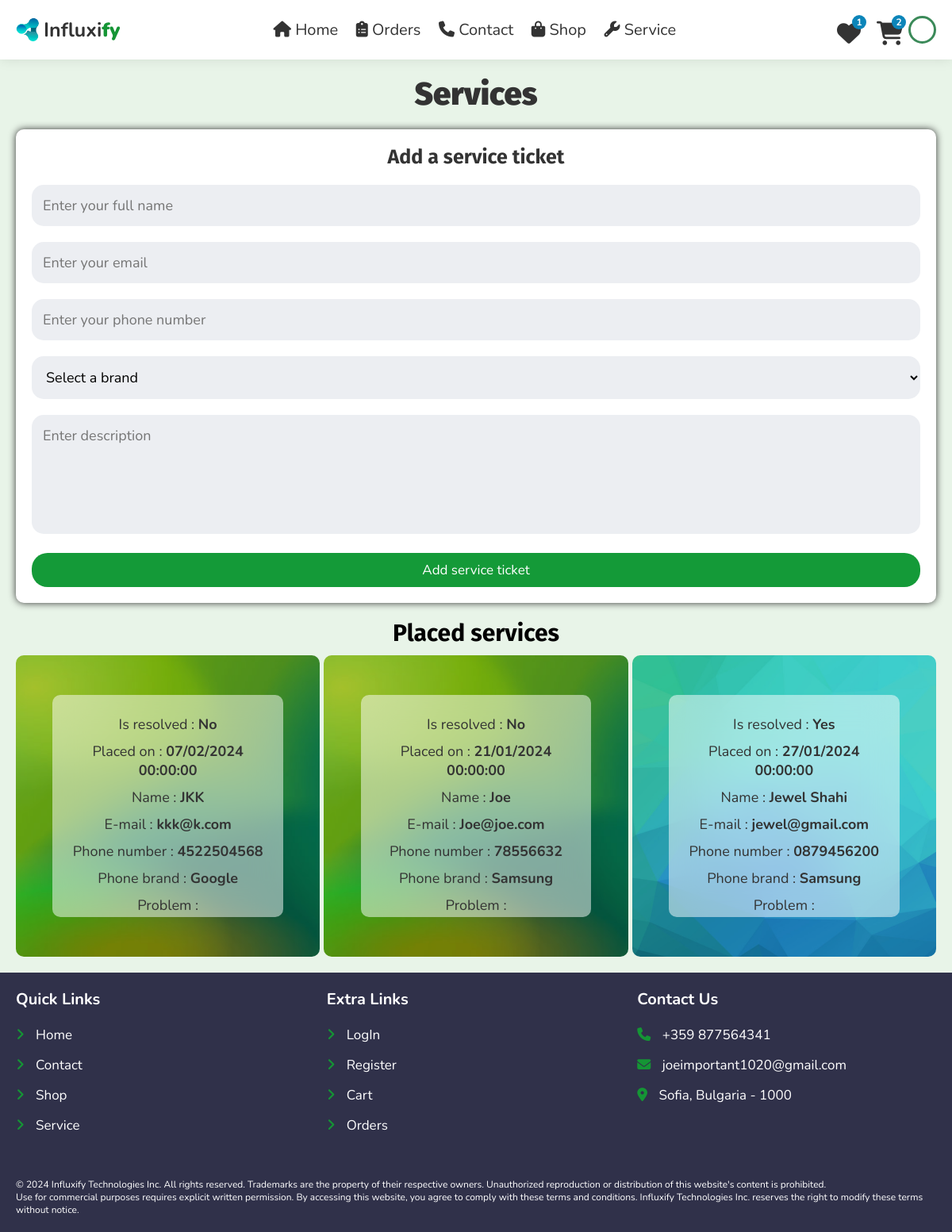
Before: /user/service.php (signed in) with the older database file.
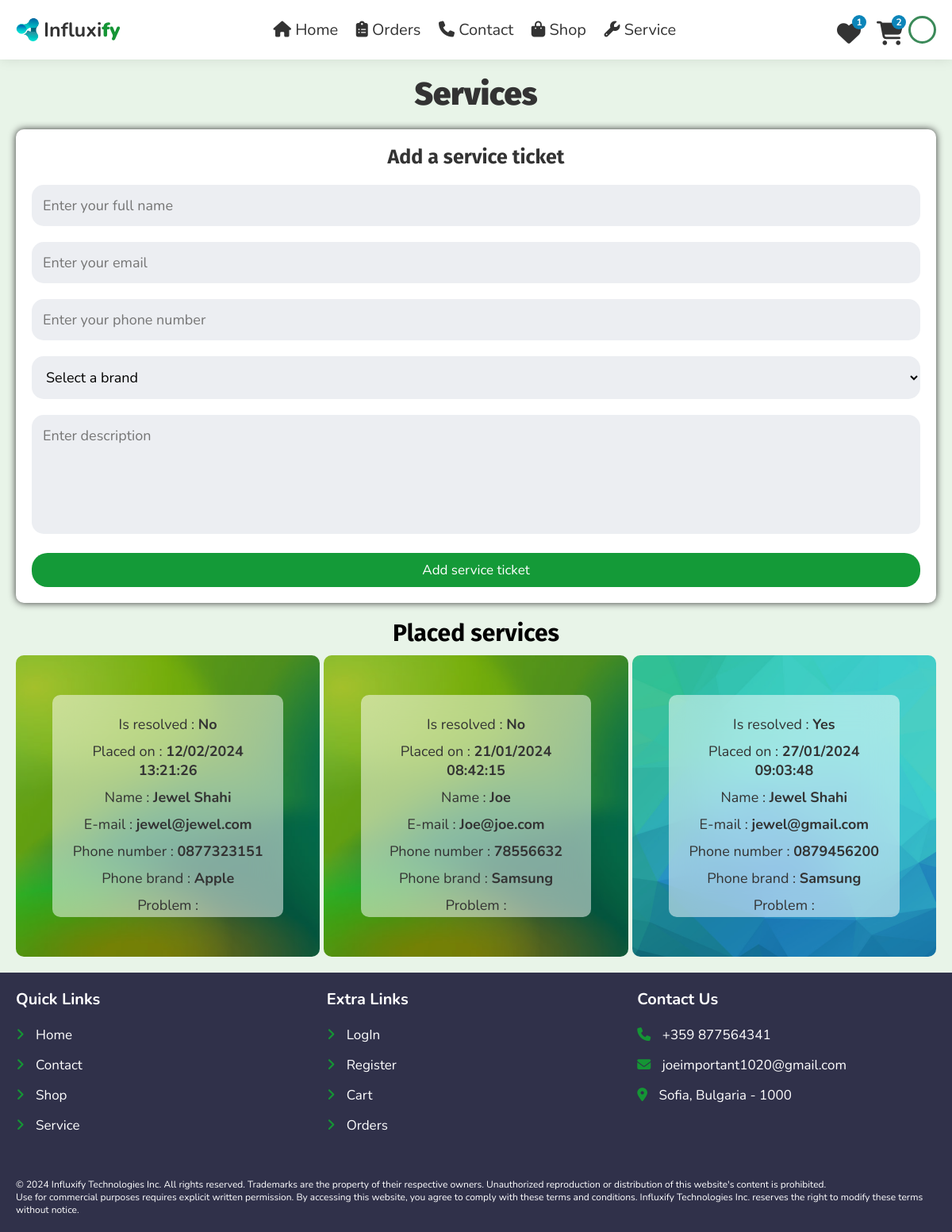
After: the same page with the newer database file.
### tables this page shows
CREATE TABLE `users` (
  `id` int(100) NOT NULL,
  `name` varchar(100) NOT NULL,
  `email` varchar(100) NOT NULL,
  `password` varchar(50) NOT NULL,
  `isAdmin` tinyint(1) NOT NULL DEFAULT 0,
  `avatar` text NOT NULL DEFAULT 'default.png',
  `reg_date` date DEFAULT current_timestamp()
);

CREATE TABLE `services` (
  `id` int(11) NOT NULL,
  `user_id` int(11) NOT NULL,
  `placed_on` datetime NOT NULL DEFAULT current_timestamp(),
  `name` varchar(100) NOT NULL,
  `email` varchar(100) NOT NULL,
  `number` varchar(15) NOT NULL,
  `brand` varchar(50) NOT NULL DEFAULT 'N/A',
  `description` text NOT NULL,
  `is_resolved` int(1) NOT NULL DEFAULT 0,
  `payment_method` varchar(20) DEFAULT NULL,
  `payment_status` varchar(15) NOT NULL DEFAULT 'pending',
  `delivery` varchar(5) DEFAULT NULL,
  `price` decimal(8,2) NOT NULL DEFAULT 0.00,
  `address` text NOT NULL DEFAULT '-'
);

### user/service.php (the view, shortened to what this page needs)
<?php
include '../components/connect.php';
if (isset($_SESSION['user_id'])) {
  $user_id = $_SESSION['user_id'];
} else {
  $user_id = '';
  header("Location: user_login.php");
}
?>
<!DOCTYPE html>
<html lang="en">
<head>
  <link rel="stylesheet" href="https://cdnjs.cloudflare.com/ajax/libs/font-awesome/6.1.1/css/all.min.css">
  <link rel="stylesheet" href="../css/global.css">
  <link rel="stylesheet" href="../css/user_style.css">
</head>
<body style="height: auto;">
  <?php include '../components/user_header.php'; ?>
  <?php
  $select_user_exists = $conn->prepare("SELECT id FROM `users` WHERE id = ?");
  $select_user_exists->execute([$user_id]);
  if ($select_user_exists->rowCount() == 0) {
    header("Location: user_login.php");
  } else {
  ?>
    <section class="service" style="min-height: 100%;">
      <h1 class="heading">Services</h1>
      <?php
      if ($user_id == '') {
        echo '<p class="empty">Please Log In add or see service(s).</p>';
      } else {
      ?>
        <div class="add-ticket">
          <form action="" method="post">
            <h3>Add a service ticket</h3>
            <input type="text" name="name" placeholder="Enter your full name" maxlength="100" class="box" required>
            <input type="email" name="email" placeholder="Enter your email" maxlength="50" class="box" required>
            <input type="number" name="number" min="0" max="999999999999999" placeholder="Enter your phone number" onkeypress="if(this.value.length > 15) return false;" class="box" required>
            <select name="brand" class="box" aria-labelledby="brandLabel" required>
              <option selected default disabled>Select a brand</option>
            </select>
            <textarea name="description" class="box" placeholder="Enter description" cols="30" rows="10" required></textarea>
            <button type="submit" name="send" class="btn">Add service ticket</button>
          </form>
        </div>
        <?php
        $select_services = $conn->prepare("SELECT * FROM `services` WHERE user_id = ? ORDER BY is_resolved ASC, placed_on DESC");
        $select_services->execute([$user_id]);
        if ($select_services->rowCount() > 0) {
        ?>
          <h3 class="heading-2">Placed services</h3>
          <div class="service-box-container">
            <?php
            while ($fetch_services = $select_services->fetch(PDO::FETCH_ASSOC)) {
            ?>
              <form action="service_checkout.php" method="POST" id="serviceForm<?= $fetch_services['id']; ?>" class="service-box" style="<?= $fetch_services['is_resolved'] > 0 ? 'background-image: url(../images/resolved-service-bg.png);' : ''; ?>">
                <div>
                  <p>Is resolved : <span><?= $fetch_services['is_resolved'] ? 'Yes' : 'No'; ?></span></p>
                  <p>Placed on : <span><?= date('d/m/Y H:i:s', strtotime($fetch_services['placed_on'])); ?></span></p>
                  <p>Name : <span><?= $fetch_services['name']; ?></span></p>
                  <p>E-mail : <span><?= $fetch_services['email']; ?></span></p>
                  <p>Phone number : <span><?= $fetch_services['number']; ?></span></p>
                  <p>Phone brand : <span><?= $fetch_services['brand']; ?></span></p>
                  <p>Problem : <br><span class="description-text"><?= $fetch_services['description']; ?></span></p>
                </div>
              </form>
          <?php
            }
          } else {
            echo '<p class="empty">No placed service(s) yet.</p>';
          }
          ?>
          </div>
        <?php
      }
        ?>
    </section>
  <?php
  }
  ?>
  <?php include '../components/footer.php'; ?>
</body>
</html>

### components/user_header.php (shortened to what this page needs)
<header class="header">
  <section class="flex">
    <div class="logo">
      <img src="../images/influxify-logo.ico" alt="logo" style="width: 30px;">
      <a href="../user/home.php">Influxi<span>fy</span></a>
    </div>
    <nav class="navbar">
      <a href="home.php"><i class="fas fa-home"></i> Home</a>
      <a href="orders.php"><i class="fa-solid fa-clipboard-list"></i> Orders</a>
      <a href="contact.php"><i class="fas fa-phone"></i> Contact</a>
      <a href="shop.php"><i class="fas fa-shopping-bag"></i> Shop</a>
      <a href="service.php"><i class="fa-solid fa-wrench"></i> Service</a>
    </nav>
    <div class="icons">
      <?php
      $count_wishlist_items = $conn->prepare("SELECT * FROM `wishlist` WHERE user_id = ?");
      $count_wishlist_items->execute([$user_id]);
      $total_wishlist_counts = $count_wishlist_items->rowCount();
      $count_cart_items = $conn->prepare("SELECT * FROM `cart` WHERE user_id = ?");
      $count_cart_items->execute([$user_id]);
      $total_cart_counts = $count_cart_items->rowCount();
      $user_avatar = $conn->prepare("SELECT `avatar` FROM `users` WHERE id = ?");
      $user_avatar->execute([$user_id]);
      $avatar_result = $user_avatar->fetchColumn();
      if ($user_id && !empty($avatar_result)) {
        $user_image = $avatar_result;
      } else {
        $user_image = "default.png";
      }
      ?>
      <a href="wishlist.php" class="icon-link">
        <i class="fas fa-heart"></i>
        <sup class="sup"><?= $total_wishlist_counts; ?></sup>
      </a>
      <a href="cart.php" class="icon-link">
        <i class="fas fa-shopping-cart"></i>
        <sup class="sup"><?= $total_cart_counts; ?></sup>
      </a>
      <div id="user-btn" style="border: 3px solid #3b8a59; margin: 0; display: inline-block; width: 35px; height: 35px; border-radius: 50%; background-image: url('../uploaded_img/user_avatar/<?= $user_image ?>'); background-size: cover; "></div>
    </div>
  </section>
</header>

### components/footer.php
<footer class="footer">
  <section class="grid">
    <div class="box">
      <h3>Quick links</h3>
      <a href="home.php"><i class="fas fa-angle-right"></i> Home</a>
      <a href="contact.php"><i class="fas fa-angle-right"></i> Contact</a>
      <a href="shop.php"><i class="fas fa-angle-right"></i> Shop</a>
      <a href="service.php"><i class="fas fa-angle-right"></i> Service</a>
    </div>
    <div class="box">
      <h3>Extra links</h3>
      <a href="user_login.php"> <i class="fas fa-angle-right"></i> LogIn</a>
      <a href="user_register.php"> <i class="fas fa-angle-right"></i> Register</a>
      <a href="cart.php"> <i class="fas fa-angle-right"></i> Cart</a>
      <a href="orders.php"> <i class="fas fa-angle-right"></i> Orders</a>
    </div>
    <div class="box">
      <h3>Contact us</h3>
      <a href="#"><i class="fas fa-phone"></i> +359 877564341</a>
      <a href="mailto:joeimportant1020@gmail.com"><i class="fas fa-envelope"></i> joeimportant1020@gmail.com</a>
      <a href="#"><i class="fas fa-map-marker-alt"></i> Sofia, Bulgaria - 1000</a>
    </div>
  </section>
  <div class="copyright">
    <p>&copy; <?= date('Y'); ?> Influxify Technologies Inc. All rights reserved. Trademarks are the property of their respective owners. Unauthorized reproduction or distribution of this website's content is prohibited. <br> Use for commercial purposes requires explicit written permission. By accessing this website, you agree to comply with these terms and conditions. Influxify Technologies Inc. reserves the right to modify these terms without notice.</p>
  </div>
</footer>

### css/global.css (style rules this page uses)
:root { --primary: #159535; --body: #e8f4e8; --light-green: #149a38; --black: #333; --cyan-blue: #0c85b9; --gray: #605c5c; --light: #eceef2; --light-blue: #4682b4; --purple: #6f42c1; --red: #ff4e4e; --white: #fff; --border-radius: 10px; --box-shadow: 0 0 1.5rem rgba(0, 0, 0, 0.1); }
* { border: none; box-sizing: border-box; font-family: "Nunito", sans-serif; margin: 0; outline: none; padding: 0; text-decoration: none; scroll-behavior: smooth; transition: 200ms !important; }
html { font-size: 62.5%; overflow-x: hidden; }
body { background-color: var(--light); height: 100vh; }
.btn, .delete-btn, .option-btn { display: block; width: 100%; margin-top: 1rem; border-radius: 20px 20px 20px 20px; padding: 1rem 3rem; font-size: 1.7rem; color: var(--white); cursor: pointer; text-align: center; transition: 300ms !important; }
.btn { background-color: var(--light-green); }
.heading { font-size: 4rem; font-family: "Fira Sans"; font-weight: 900; color: var(--black); margin-bottom: 2rem; text-align: center; }
section { padding: 2rem; min-width: 100%; margin: 0 auto; }
span { font-weight: 900; }
.header { position: sticky; top: 0; left: 0; right: 0; background-color: var(--white); box-shadow: var(--box-shadow); z-index: 1000; }
.header .flex { display: flex; flex-direction: row; flex-wrap: wrap; align-items: center; justify-content: space-between; position: relative; }
.header .flex .logo { display: flex; flex-direction: row; gap: 5px; align-items: center; font-size: 2.5rem; color: var(--black); user-select: none; }
.header .flex .logo a { color: var(--black); font-weight: 700; text-decoration: none !important; }
.header .flex .logo img { width: 30px; }
.header .flex .logo span { color: var(--primary); }
.header .flex .navbar a { margin: 0 1rem; font-size: 2rem; color: var(--black); text-decoration: none; padding: 1rem 0; height: 100%; position: relative; }
.header .flex .navbar a::after { content: ""; display: block; position: absolute; bottom: 0; left: 0; width: 0; height: 0.35rem; border-radius: var(--border-radius); background-color: var(--primary); transition: width 0.3s ease; }
.header .flex .icons { display: flex; flex-direction: row; justify-content: flex-end; align-items: center; font-size: 30px; border-radius: var(--border-radius); }
.header .flex .icons > * { width: 30px; height: 30px; margin-left: 1rem; cursor: pointer; color: var(--black); }

Changed rows visible on the page:
removed services: is_resolved "No", placed_on "07/02/2024 00:00:00", name "JKK", email "kkk@k.com", number "4522504568", brand "Google"
removed services: is_resolved "No", placed_on "21/01/2024 00:00:00", name "Joe", email "Joe@joe.com", number "78556632", brand "Samsung"
removed services: is_resolved "Yes", placed_on "27/01/2024 00:00:00", name "Jewel Shahi", email "jewel@gmail.com", number "0879456200", brand "Samsung"
added services: is_resolved "No", placed_on "12/02/2024 13:21:26", name "Jewel Shahi", email "jewel@jewel.com", number "0877323151", brand "Apple"
added services: is_resolved "No", placed_on "21/01/2024 08:42:15", name "Joe", email "Joe@joe.com", number "78556632", brand "Samsung"
added services: is_resolved "Yes", placed_on "27/01/2024 09:03:48", name "Jewel Shahi", email "jewel@gmail.com", number "0879456200", brand "Samsung"
